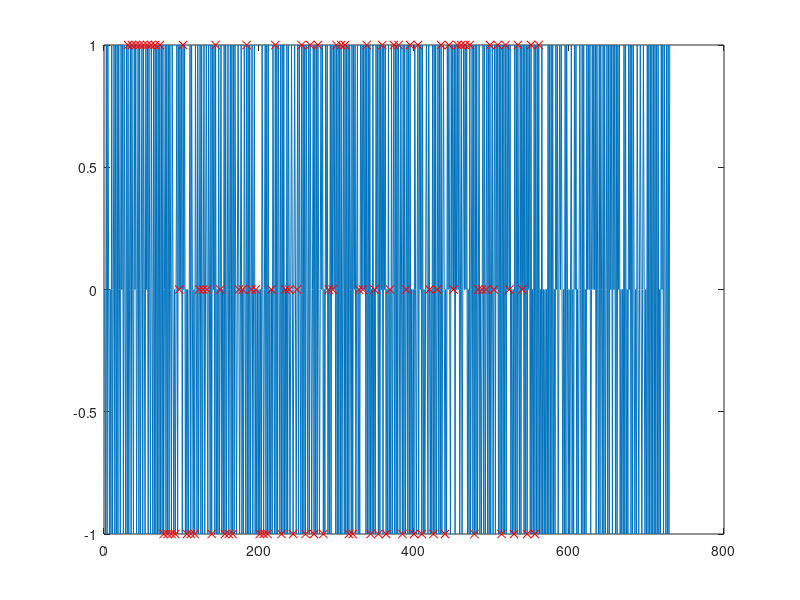

This figure's MATLAB source: (Note: this script raises an error after producing the figure.)
clc
clear all

len=730;
signbalance=.5;
onevtwo=1/3;
y=zeros(len,1);
y(1)=0;

harshness=5; %Trade-off is structure vs balance. In theory, dynamic harshness dependent on k is the best trade-off and shortest methods section

%% vals "key":
%x
%y
%early pulse mag and +/- direction
%late pulse mag and +/- direction
%pseudorandom white noise magnitude
%shape (-1=none,0=triangle,1=square, 2=circle, 3=inf desired)
%cursor shown (0/1 false/true)

cost=inf;

while cost>3
    for k=2:len
        if y(k-1)==0
            if rand<signbalance
                y(k)=-1;
                signbalance=signbalance-harshness*1/len;
            else
                y(k)=1;
                signbalance=signbalance+harshness*1/len;
            end
        else
            if rand<onevtwo
                y(k)=0;
                onevtwo=onevtwo-harshness*2/len;
            else
                y(k)=-y(k-1);
                onevtwo=onevtwo+harshness*1/len;
            end
        end
    end
    diffs=y(2:end)-y(1:end-1);
    signbalance_=sum(diffs<0)-sum(diffs>0)
    onevtwo_=sum(abs(diffs)==1)-sum(abs(diffs)==2)
    cost=abs(onevtwo_)+abs(signbalance_);
end



x=[y [0;sign(diffs)] [0;abs(diffs)]];

N=5;
DIR=[-1 1];
DIST=[1 2];
ntypes=5;

%Make a deck
c=0;
for k=1:N
    for kk=1:length(DIR)
        for kkk=1:length(DIST)
            for kkkk=1:ntypes
                c=c+1;
                catme(c).dat=[DIR(kk); DIST(kkk); kkkk];
            end
        end
    end
end
deck=[catme.dat];
deck=deck(:,randperm(size(deck,2)));

c=0;
d=1;
k=inf;
sd2=size(deck,2);
dist=zeros(sd2,1);
while c<len
    c=c+1;
    k=k+1;
    if (k<5)||(c<30)||(d>sd2)
        out(c).dat=[y(c); .5; 0; 0; 0; -1; 1];
        continue
    end

    %if it's k>=7, reshuffle the deck and try again
    if (sum(x(c,2:3)'==deck(1:2,d))~=2)&&(k>5)
        deck(:,d:end)=deck(:,d-1+randperm(sd2-d+1));
    end
    if sum(x(c,2:3)'==deck(1:2,d))==2
        out(c).dat=[y(c); .5; 0; 0; 0; -1; 1];
        continue
    end

    %[c,k]
    dist(d)=c;
    k=0;
    switch deck(3,d)
        case 1
            out(c).dat=[y(c); .5; 1; 0; 0; -1; 1];
        case 2
            out(c).dat=[y(c); .5; -1; 0; 0; -1; 1];
        case 3
            out(c).dat=[y(c); .5; 0; 1; 0; -1; 1];
        case 4
            out(c).dat=[y(c); .5; 0; -1; 0; -1; 1];
        case 5
            out(c).dat=[y(c); .5; 0; 0; 1; -1; 1];
    end
    d=d+1;
end

figure(1)
clf
plot(1:len,y,dist,y(dist),'rx')
length(out)
size([out.dat])

[h]=hist(dist(2:end)-dist(1:end-1),5:11);
[(5:11)' h']

out(c).dat=[0; 0; 0; 0; 0; 0; 1]; %Extra copy of the first shape to allow target acquisition
for s=0:3 %5 warmups on each, cursor shown
    for k=1:5
        c=c+1;
        out(c).dat=[0; 0; 0; 0; 0; s; 1];
    end
end

for s=0:3 %5 warmups on each, cursor not shown
    for k=1:5
        c=c+1;
        out(c).dat=[0; 0; 0; 0; 0; s; 0];
    end
end

SnMag=zeros(2,4*5*20);
k=0;
for s=0:3
    for n=linspace(0,2.5,5)
        for ITER=1:20
            k=k+1;
            SnMag(:,k)=[n;s];
        end
    end
end
SnMag=SnMag(:,randperm(4*5*20));

for k=1:4*5*20
    c=c+1;
    out(c).dat=[0; 0; 0; 0; SnMag(:,k); 0];
end

o=[out.dat]';
o(1:730,1)=o(1:730,1)*.15-.025;
o(:,3:4)=o(:,3:4)*30;
o(1:730,5)=o(1:730,5)*2;
o=[(1:length(out))' o];
fid=fopen('../Data/input.dat','w');
fprintf(fid,'%5.0f\t%6.4f\t%6.4f\t%6.4f\t%6.4f\t%6.4f\t%1.0f\t%1.0f\n',o');
fclose(fid);
